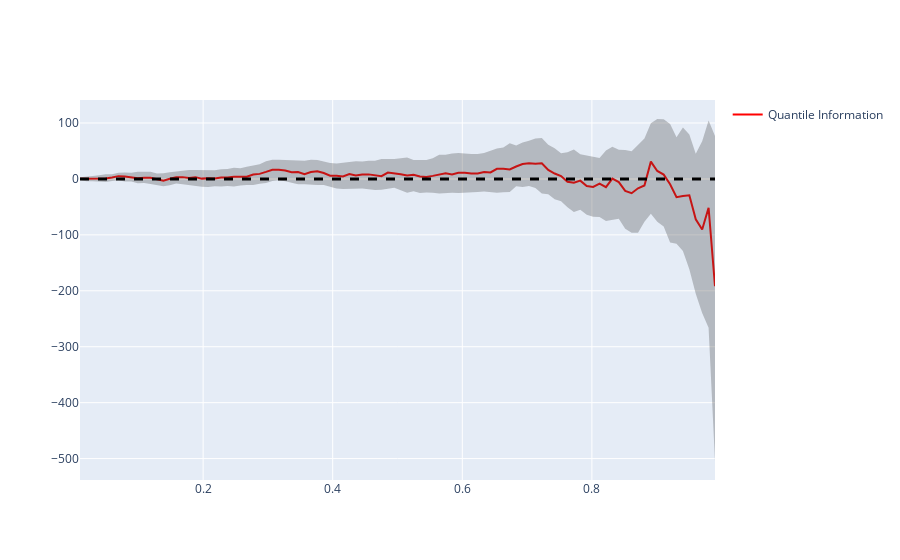

Notebook code for this chart:
### Markdown cell above
QQ-Difference Estimation Plot

### Code cell
quantile_bootstrap_plot(sample_1, sample_2, n_step=100)
